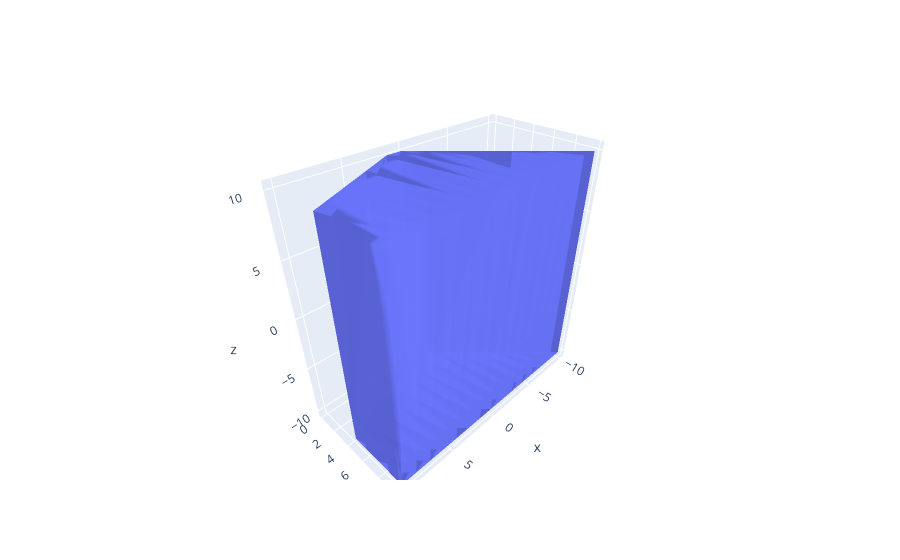

The code cell stored with this chart in its notebook:
### Code cell
grid_res = 15 
x_grid = np.linspace(-10, 10, grid_res)
y_grid = np.linspace(-10, 10, grid_res)
z_grid = np.linspace(-10, 10, grid_res)

X = np.array([])
Y = np.array([])
Z = np.array([])

for x in x_grid:
    for y in y_grid:
        for z in z_grid:
            if constraints(x,y,z):
                X = np.append(X, x)
                Y = np.append(Y, y)
                Z = np.append(Z, z)
            
fig = go.Figure(data=[go.Mesh3d(x=X, y=Y, z=Z, alphahull=0, opacity=.8)])
fig

### Figure 1 — Plotly figure (JSON) as saved in the notebook; plotly's stock layout.template omitted (floating-point values rounded to 4 significant figures; data arrays with more than 128 entries replaced by an {"elided": "..."} marker saying what was removed)
{"data": [{"alphahull": 0, "opacity": 0.8, "type": "mesh3d", "x": {"elided": "1200 float values"}, "y": {"elided": "1200 float values"}, "z": {"elided": "1200 float values"}}], "layout": {}}
